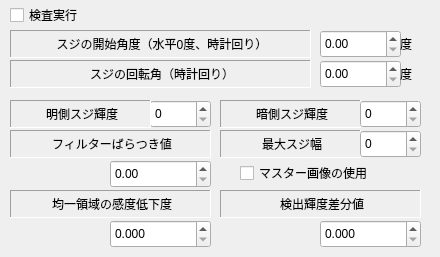
      <widget class="QWidget" name="tab_6">
       <attribute name="title">
        <string>スジ</string>
       </attribute>
       <widget class="QLabel" name="label_29">
        <property name="geometry">
         <rect>
          <x>10</x>
          <y>30</y>
          <width>301</width>
          <height>28</height>
         </rect>
        </property>
        <property name="frameShape">
         <enum>QFrame::Panel</enum>
        </property>
        <property name="frameShadow">
         <enum>QFrame::Sunken</enum>
        </property>
        <property name="text">
         <string>スジの開始角度（水平0度、時計回り）</string>
        </property>
        <property name="alignment">
         <set>Qt::AlignCenter|Qt::AlignHCenter|Qt::AlignLeading|Qt::AlignLeft|Qt::AlignVCenter</set>
        </property>
       </widget>
       <widget class="QSpinBox" name="EditScratchDetectLevelH">
        <property name="geometry">
         <rect>
          <x>150</x>
          <y>100</y>
          <width>61</width>
          <height>28</height>
         </rect>
        </property>
        <property name="maximum">
         <number>99999999</number>
        </property>
       </widget>
       <widget class="QLabel" name="label_30">
        <property name="geometry">
         <rect>
          <x>10</x>
          <y>100</y>
          <width>141</width>
          <height>28</height>
         </rect>
        </property>
        <property name="frameShape">
         <enum>QFrame::Panel</enum>
        </property>
        <property name="frameShadow">
         <enum>QFrame::Sunken</enum>
        </property>
        <property name="text">
         <string>明側スジ輝度</string>
        </property>
        <property name="alignment">
         <set>Qt::AlignCenter|Qt::AlignHCenter|Qt::AlignLeading|Qt::AlignLeft|Qt::AlignVCenter</set>
        </property>
       </widget>
       <widget class="QLabel" name="label_32">
        <property name="geometry">
         <rect>
          <x>220</x>
          <y>100</y>
          <width>141</width>
          <height>28</height>
         </rect>
        </property>
        <property name="frameShape">
         <enum>QFrame::Panel</enum>
        </property>
        <property name="frameShadow">
         <enum>QFrame::Sunken</enum>
        </property>
        <property name="text">
         <string>暗側スジ輝度</string>
        </property>
        <property name="alignment">
         <set>Qt::AlignCenter|Qt::AlignHCenter|Qt::AlignLeading|Qt::AlignLeft|Qt::AlignVCenter</set>
        </property>
       </widget>
       <widget class="QSpinBox" name="EditScratchDetectLevelL">
        <property name="geometry">
         <rect>
          <x>360</x>
          <y>100</y>
          <width>61</width>
          <height>28</height>
         </rect>
        </property>
        <property name="maximum">
         <number>99999999</number>
        </property>
       </widget>
       <widget class="QLabel" name="label_33">
        <property name="geometry">
         <rect>
          <x>220</x>
          <y>130</y>
          <width>141</width>
          <height>28</height>
         </rect>
        </property>
        <property name="frameShape">
         <enum>QFrame::Panel</enum>
        </property>
        <property name="frameShadow">
         <enum>QFrame::Sunken</enum>
        </property>
        <property name="text">
         <string>最大スジ幅</string>
        </property>
        <property name="alignment">
         <set>Qt::AlignCenter|Qt::AlignHCenter|Qt::AlignLeading|Qt::AlignLeft|Qt::AlignVCenter</set>
        </property>
       </widget>
       <widget class="QSpinBox" name="EditScratchMaxWidth">
        <property name="geometry">
         <rect>
          <x>360</x>
          <y>130</y>
          <width>61</width>
          <height>28</height>
         </rect>
        </property>
        <property name="maximum">
         <number>99999999</number>
        </property>
       </widget>
       <widget class="QCheckBox" name="checkBoxScratchEnable">
        <property name="geometry">
         <rect>
          <x>10</x>
          <y>4</y>
          <width>108</width>
          <height>22</height>
         </rect>
        </property>
        <property name="text">
         <string>検査実行</string>
        </property>
       </widget>
       <widget class="QLabel" name="label_42">
        <property name="geometry">
         <rect>
          <x>10</x>
          <y>60</y>
          <width>301</width>
          <height>28</height>
         </rect>
        </property>
        <property name="frameShape">
         <enum>QFrame::Panel</enum>
        </property>
        <property name="frameShadow">
         <enum>QFrame::Sunken</enum>
        </property>
        <property name="text">
         <string>スジの回転角（時計回り）</string>
        </property>
        <property name="alignment">
         <set>Qt::AlignCenter|Qt::AlignHCenter|Qt::AlignLeading|Qt::AlignLeft|Qt::AlignVCenter</set>
        </property>
       </widget>
       <widget class="QDoubleSpinBox" name="doubleSpinBoxScratchStartDirection">
        <property name="geometry">
         <rect>
          <x>320</x>
          <y>30</y>
          <width>81</width>
          <height>28</height>
         </rect>
        </property>
        <property name="maximum">
         <double>99999999.000000000000000</double>
        </property>
       </widget>
       <widget class="QLabel" name="label_58">
        <property name="geometry">
         <rect>
          <x>400</x>
          <y>30</y>
          <width>16</width>
          <height>28</height>
         </rect>
        </property>
        <property name="text">
         <string>度</string>
        </property>
       </widget>
       <widget class="QDoubleSpinBox" name="doubleSpinBoxScratchRotationAngle">
        <property name="geometry">
         <rect>
          <x>320</x>
          <y>60</y>
          <width>81</width>
          <height>28</height>
         </rect>
        </property>
        <property name="maximum">
         <double>99999999.000000000000000</double>
        </property>
       </widget>
       <widget class="QLabel" name="label_63">
        <property name="geometry">
         <rect>
          <x>400</x>
          <y>60</y>
          <width>16</width>
          <height>28</height>
         </rect>
        </property>
        <property name="text">
         <string>度</string>
        </property>
       </widget>
       <widget class="QDoubleSpinBox" name="doubleSpinBoxScratchVariety">
        <property name="geometry">
         <rect>
          <x>110</x>
          <y>160</y>
          <width>101</width>
          <height>28</height>
         </rect>
        </property>
        <property name="maximum">
         <double>99999999.000000000000000</double>
        </property>
       </widget>
       <widget class="QLabel" name="label_64">
        <property name="geometry">
         <rect>
          <x>10</x>
          <y>130</y>
          <width>201</width>
          <height>28</height>
         </rect>
        </property>
        <property name="frameShape">
         <enum>QFrame::Panel</enum>
        </property>
        <property name="frameShadow">
         <enum>QFrame::Sunken</enum>
        </property>
        <property name="text">
         <string>フィルターばらつき値</string>
        </property>
        <property name="alignment">
         <set>Qt::AlignCenter|Qt::AlignHCenter|Qt::AlignLeading|Qt::AlignLeft|Qt::AlignVCenter</set>
        </property>
       </widget>
       <widget class="QCheckBox" name="checkBoxScratchUseMaster">
        <property name="geometry">
         <rect>
          <x>240</x>
          <y>162</y>
          <width>191</width>
          <height>22</height>
         </rect>
        </property>
        <property name="text">
         <string>マスター画像の使用</string>
        </property>
       </widget>
       <widget class="QLabel" name="label_65">
        <property name="geometry">
         <rect>
          <x>10</x>
          <y>190</y>
          <width>201</width>
          <height>28</height>
         </rect>
        </property>
        <property name="frameShape">
         <enum>QFrame::Panel</enum>
        </property>
        <property name="frameShadow">
         <enum>QFrame::Sunken</enum>
        </property>
        <property name="text">
         <string>均一領域の感度低下度</string>
        </property>
        <property name="alignment">
         <set>Qt::AlignCenter|Qt::AlignHCenter|Qt::AlignLeading|Qt::AlignLeft|Qt::AlignVCenter</set>
        </property>
       </widget>
       <widget class="QDoubleSpinBox" name="doubleSpinBoxScratchVOffset">
        <property name="geometry">
         <rect>
          <x>110</x>
          <y>220</y>
          <width>101</width>
          <height>28</height>
         </rect>
        </property>
        <property name="decimals">
         <number>3</number>
        </property>
        <property name="maximum">
         <double>99999999.000000000000000</double>
        </property>
       </widget>
       <widget class="QLabel" name="label_69">
        <property name="geometry">
         <rect>
          <x>220</x>
          <y>190</y>
          <width>201</width>
          <height>28</height>
         </rect>
        </property>
        <property name="frameShape">
         <enum>QFrame::Panel</enum>
        </property>
        <property name="frameShadow">
         <enum>QFrame::Sunken</enum>
        </property>
        <property name="text">
         <string>検出輝度差分値</string>
        </property>
        <property name="alignment">
         <set>Qt::AlignCenter|Qt::AlignHCenter|Qt::AlignLeading|Qt::AlignLeft|Qt::AlignVCenter</set>
        </property>
       </widget>
       <widget class="QDoubleSpinBox" name="doubleSpinBoxScratchDiff">
        <property name="geometry">
         <rect>
          <x>320</x>
          <y>220</y>
          <width>101</width>
          <height>28</height>
         </rect>
        </property>
        <property name="decimals">
         <number>3</number>
        </property>
        <property name="maximum">
         <double>99999999.000000000000000</double>
        </property>
       </widget>
      </widget>
